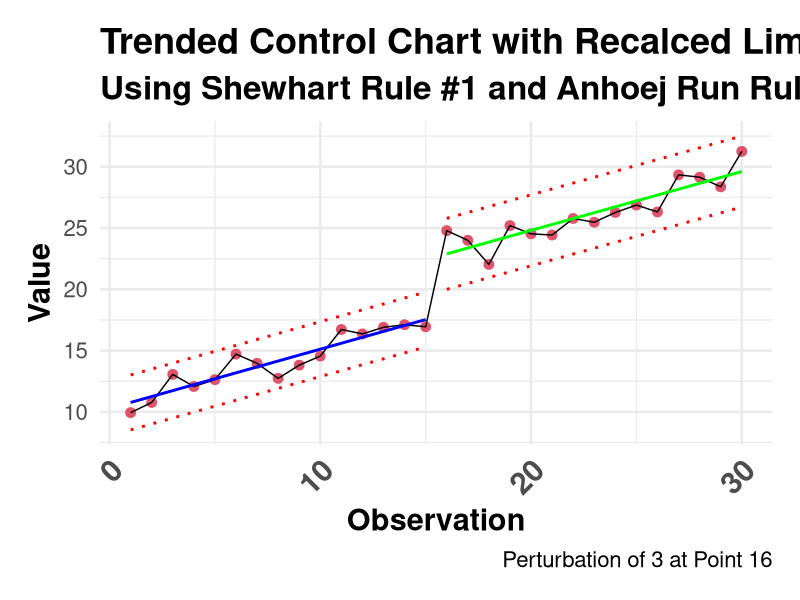

This figure's R source:
# install.packages(c("mapview", "survey", "srvyr", "arcgislayers"))

# census_api_key("95496766c51541ee6f402c1e1a8658581285b759", install = TRUE, overwrite = TRUE)

# load libraries

# Force dplyr's select to take precedence
select <- dplyr::select
filter <- dplyr::filter

# Options
options(scipen = 999)
options(qic.clshade = T) # NO LONGER NEEDED; CHARTS ALL PREPARED WITH GGPLOT2 ONLY
options(qic.linecol = 'black') # NO LONGER NEEDED; CHARTS ALL PREPARED WITH GGPLOT2 ONLY
options(qic.signalcol = "firebrick") # NO LONGER NEEDED; CHARTS ALL PREPARED WITH GGPLOT2 ONLY
options(qic.targetcol = "purple") # NO LONGER NEEDED; CHARTS ALL PREPARED WITH GGPLOT2 ONLY
options(DT.options = list(dom = 'pBlfrti')) # Add buttons, filtering, and top (t) pagination controls
options(shiny.maxRequestSize = 50 * 1024^2) # Set upload maximum to 50 MB
options(tigris_use_cache = TRUE)


# Set global theme for consistent plots
ggplot2::theme_set(
  ggplot2::theme_minimal(base_size = 20) +
    ggplot2::theme(
      plot.title = ggplot2::element_text(face = "bold", size = 26),
      plot.subtitle = ggplot2::element_text(face = "bold", size = 24),
      axis.title.x = ggplot2::element_text(face = "bold", size = 22),
      axis.title.y = ggplot2::element_text(face = "bold", size = 22),
      axis.text.x = ggplot2::element_text(
        face = "bold",
        size = 22,
        angle = 45,
        hjust = 1
      ),
      legend.position = "bottom",
      strip.text = ggplot2::element_text(face = "bold"),
      panel.spacing.x = grid::unit(1.5, "cm"),
      panel.spacing.y = grid::unit(1.5, "cm"),
      plot.margin = ggplot2::margin(20, 20, 20, 20, "pt")
    )
)


# Set seed for reproducibility
set.seed(123)


# Create a toy dataset

n <- 30
x <- 1:n
y <- 10 + 0.5 * x + stats::rnorm(n, mean = 0, sd = 1)
data <- base::data.frame(x = x, y = y)

# Introduce a perturbation to shift the mean higher after point 15
data$y[data$x > 15] <- data$y[data$x > 15] + 5 # Add 15 to the y values after point 15

# Split the data into two segments
data_first_15 <- data[data$x <= 15, ]
data_remaining <- data[data$x > 15, ]

# Fit linear models for each segment
model_first_15 <- stats::lm(y ~ x, data = data_first_15)
model_remaining <- stats::lm(y ~ x, data = data_remaining)

# Calculate standard deviations for each segment
residuals_sd_first_15 <- stats::sd(stats::residuals(model_first_15))
residuals_sd_remaining <- stats::sd(stats::residuals(model_remaining))

# Calculate control limits for each segment
data$centerline_first_15 <- stats::predict(model_first_15, newdata = data)
data$ucl_first_15 <- data$centerline_first_15 +
  3 * (residuals_sd_first_15 / 1.128)
data$lcl_first_15 <- data$centerline_first_15 -
  3 * (residuals_sd_first_15 / 1.128)

data$centerline_remaining <- stats::predict(model_remaining, newdata = data)
data$ucl_remaining <- data$centerline_remaining +
  3 * (residuals_sd_remaining / 1.128)
data$lcl_remaining <- data$centerline_remaining -
  3 * (residuals_sd_remaining / 1.128)

# Set Shewhart Rule #1 boundaries
sigma.signals <- y < data$lcl_first_15 |
  y > data$ucl_first_15 |
  y < data$lcl_remaining |
  y > data$ucl_remaining

# Add check for unusually long runs or unusually few crossings.

# runs analysis
runs <- base::sign(
  y - base::ifelse(x <= 15, data$centerline_first_15, data$centerline_remaining)
)
runs <- runs[runs != 0]
runs <- base::rle(runs)$lengths
n.obs <- base::sum(runs)
longest.run <- base::max(runs, na.rm = TRUE)
n.runs <- base::length(runs)
n.crossings <- n.runs - 1

longest.run.max <- base::round(base::log2(n.obs) + 3)
n.crossings.min <- stats::qbinom(.05, n.obs - 1, 0.5)

runs.signal <- longest.run > longest.run.max | n.crossings < n.crossings.min

# Plot a trended control chart
ggplot2::ggplot(data, ggplot2::aes(x = x, y = y)) +
  ggplot2::geom_point(
    ggplot2::aes(x = x, y = y),
    shape = 19,
    size = 3,
    col = sigma.signals + 1
  ) +
  ggplot2::geom_line() +

  # Draw CL, UCL & LCL for the first 15 points
  ggplot2::geom_line(
    ggplot2::aes(y = base::ifelse(x <= 15, centerline_first_15, NA)),
    color = "blue",
    linetype = "solid",
    linewidth = 1
  ) +
  ggplot2::geom_line(
    ggplot2::aes(y = base::ifelse(x <= 15, ucl_first_15, NA)),
    color = "red",
    linetype = "dotted",
    linewidth = 1
  ) +
  ggplot2::geom_line(
    ggplot2::aes(y = base::ifelse(x <= 15, lcl_first_15, NA)),
    color = "red",
    linetype = "dotted",
    linewidth = 1
  ) +

  # Draw CL, UCL & LCL for the remaining points
  ggplot2::geom_line(
    ggplot2::aes(y = base::ifelse(x > 15, centerline_remaining, NA)),
    color = "green",
    linetype = "solid",
    linewidth = 1
  ) +
  ggplot2::geom_line(
    ggplot2::aes(y = base::ifelse(x > 15, ucl_remaining, NA)),
    color = "red",
    linetype = "dotted",
    linewidth = 1
  ) +
  ggplot2::geom_line(
    ggplot2::aes(y = base::ifelse(x > 15, lcl_remaining, NA)),
    color = "red",
    linetype = "dotted",
    linewidth = 1
  ) +

  # Add labels
  ggplot2::labs(
    title = "Trended Control Chart with Recalced Limits",
    subtitle = "Using Shewhart Rule #1 and Anhoej Run Rules",
    caption = "Perturbation of 3 at Point 16",
    x = "Observation",
    y = "Value"
  )
